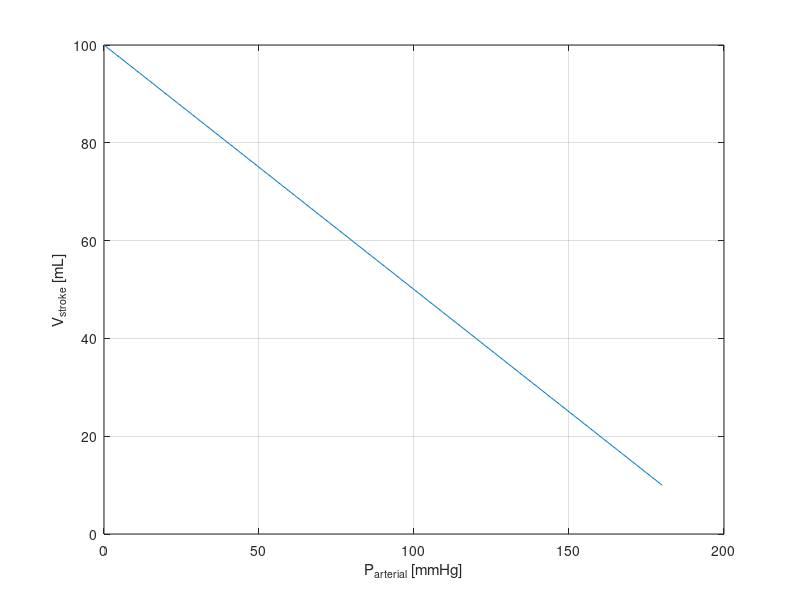
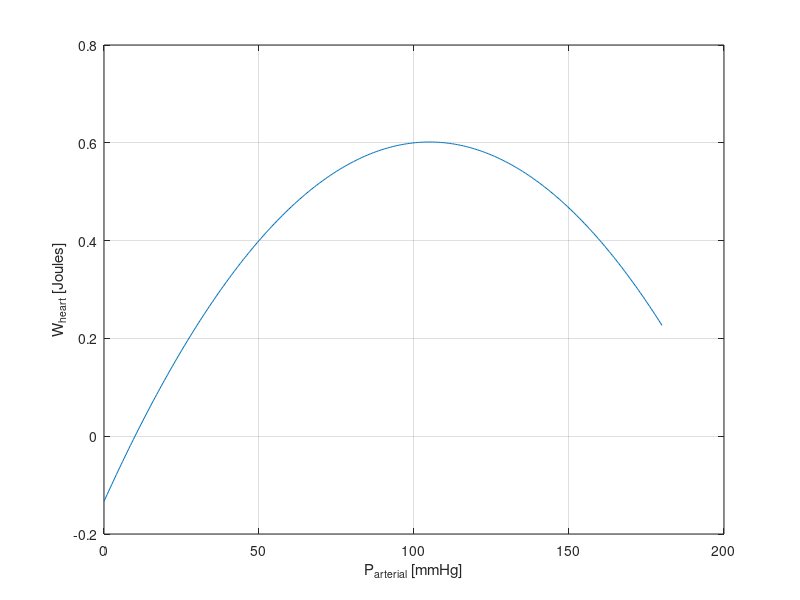

The MATLAB source for these figures, in order:
%  Makes the two graphs called for in HW1, Q1

P_v = 10;
C_s = 0.5;
C_d = 10;
V0 = 30;

P_a = 0:0.5:180;

V_stroke = C_d*P_v - C_s*P_a;

close all
figure
hold on
plot(P_a,V_stroke)
xlabel('P_{arterial} [mmHg]')
ylabel('V_{stroke} [mL]')
grid on
box on
hold off

W_heart = (1.33322e-4) * (P_a - P_v).*(C_d*P_v - C_s*P_a);

figure
hold on
plot(P_a,W_heart)
xlabel('P_{arterial} [mmHg]')
ylabel('W_{heart} [Joules]')
grid on
box on
hold off